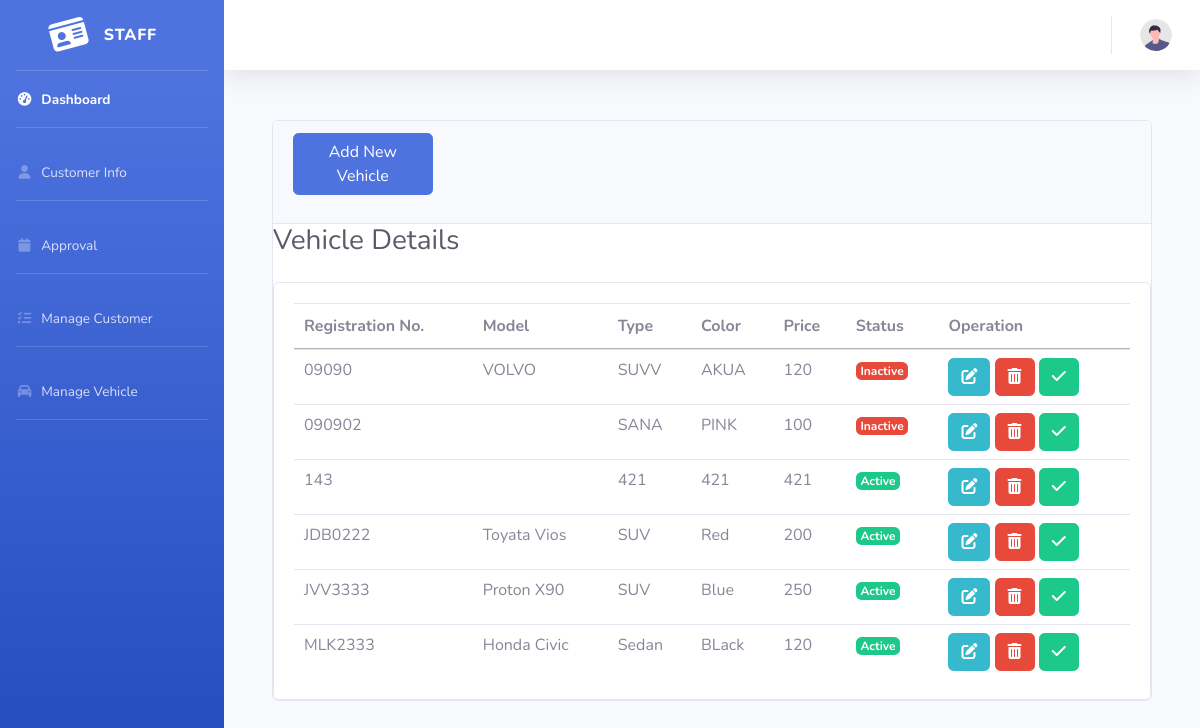
The app's page /vehicle.php (signed in) with its own data.
### tables this page shows
CREATE TABLE `tb_vehicle` (
  `v_req` varchar(10) NOT NULL,
  `v_model` varchar(50) NOT NULL,
  `v_type` varchar(20) NOT NULL,
  `v_color` varchar(20) DEFAULT NULL,
  `v_price` float NOT NULL,
  `v_status` enum('active','inactive') DEFAULT 'active'
);

### vehicle.php (the view, shortened to what this page needs)
<?php
include_once('dbconnect.php');
$sql = "SELECT * FROM tb_vehicle";
$result = mysqli_query($con, $sql);
?>
<!DOCTYPE html>
<html lang="en">
<head>
    <link rel="stylesheet" type="text/css" href="https://cdn.datatables.net/1.10.25/css/jquery.dataTables.css">
    <link rel="stylesheet" href="https://stackpath.bootstrapcdn.com/bootstrap/4.5.2/css/bootstrap.min.css">
</head>
<body>
    <div id="wrapper">
        <?php include_once 'sidebar2.php'; ?>
        <div id="content-wrapper" class="d-flex flex-column">
            <?php include_once 'topbar2.php'; ?>
            <div id="content">
                <div class="container-fluid">
                    <div class="container">
                        <div class="card card-position">
                            <div class="card-header">
                                <div class="form-group row">
                                    <form class="form-inline col-12">
                                        <a class="btn btn-primary col-2" data-bs-toggle="offcanvas" href="vehicle-add.php" role="button" aria-controls="offcanvasExample">
                                            Add New Vehicle
                                        </a>
                                    </form>
                                </div>
                            </div>
                            <h1 class="h3 mb-4 text-gray-800">Vehicle Details</h1>
                            <div class="card">
                                <div class="card-body">
                                  <table id="bookingTable" class="table table-hover dataTable">
                                        <thead>
                                            <tr>
                                                <th scope="col">Registration No.</th>
                                                <th scope="col">Model</th>
                                                <th scope="col">Type</th>
                                                <th scope="col">Color</th>
                                                <th scope="col">Price</th>
                                                <th scope="col">Status</th>
                                                <th scope="col">Operation</th>
                                            </tr>
                                        </thead>
                                        <tbody>
                                            <?php foreach ($result as $row) : ?>
                                                <tr>
                                                    <td><?php echo $row['v_req']; ?></td>
                                                    <td><?php echo $row['v_model']; ?></td>
                                                    <td><?php echo $row['v_type']; ?></td>
                                                    <td><?php echo $row['v_color']; ?></td>
                                                    <td><?php echo $row['v_price']; ?></td>
                                                    <td>
                                                        <?php if ($row['v_status'] == 'active') : ?>
                                                            <span class="badge badge-success">Active</span>
                                                        <?php else : ?>
                                                            <span class="badge badge-danger">Inactive</span>
                                                        <?php endif; ?>
                                                    </td>
                                                    <td>
                                                    <div>
 <a class='btn btn-info' href='vehiclemodify.php?id=<?php echo $row['v_req']; ?>' title='Edit' data-bs-toggle='tooltip' data-bs-placement='top'>
    <i class='fas fa-edit'></i>
</a>
<?php $v_req = $row['v_req']; ?>
<button class='btn btn-danger' onclick='confirmCancel("<?= $v_req ?>")' title='Cancel' data-bs-toggle='tooltip' data-bs-placement='top'>
    <i class='fas fa-trash-alt'></i>
</button>
<a class='btn btn-success' onclick='confirmActivate("<?= $v_req ?>")' title='Activate' data-bs-toggle='tooltip' data-bs-placement='top'>
    <i class='fas fa-check'></i>
</a>
</div>
                                                    </td>
                                                </tr>
                                            <?php endforeach; ?>
                                        </tbody>
                                    </table>
                                </div>
                            </div>
                        </div>
                    </div>
                </div>
            </div>
        </div>
    </div>
</body>
</html>

### sidebar2.php (shortened to what this page needs)
<head>
    <link href="vendor/fontawesome-free/css/all.min.css" rel="stylesheet" type="text/css">
    <link href="css/sb-admin-2.min.css" rel="stylesheet">
</head>
<div class="sidebar">
    <ul class="navbar-nav bg-gradient-primary sidebar sidebar-dark accordion" id="accordionSidebar" style="height: 100%;">
        <a class="sidebar-brand d-flex align-items-center justify-content-center" href="staffmain.php">
            <div class="sidebar-brand-icon rotate-n-15">
                <i class="fas fa-id-card"></i>
            </div>
            <div class="sidebar-brand-text mx-3">Staff</div>
        </a>
        <hr class="sidebar-divider my-0">
        <li class="nav-item active">
            <a class="nav-link" href="staffmain.php">
                <i class="fas fa-fw fa-tachometer-alt"></i>
                <span>Dashboard</span>
            </a>
        </li>
        <hr class="sidebar-divider">
        <li class="nav-item">
            <a class="nav-link" href="customer-info.php">
                <i class="fas fa-fw fa-user"></i>
                <span>Customer Info</span>
            </a>
        </li>
        <hr class="sidebar-divider">
        <li class="nav-item">
            <a class="nav-link" href="staffapproval.php">
                <i class="fas fa-fw fa-calendar"></i>
                <span>Approval</span>
            </a>
        </li>
        <hr class="sidebar-divider">
        <li class="nav-item">
            <a class="nav-link" href="staffmanage.php">
                <i class="fas fa-fw fa-tasks"></i>
                <span>Manage Customer</span>
            </a>
        </li>
        <hr class="sidebar-divider">
        <li class="nav-item">
            <a class="nav-link" href="vehicle.php">
                <i class="fas fa-fw fa-car"></i>
                <span>Manage Vehicle</span>
            </a>
        </li>
         <hr class="sidebar-divider">
    </ul>
</div>

### topbar2.php (shortened to what this page needs)
<div class="topbar">
    <nav class="navbar navbar-expand navbar-light bg-white topbar mb-4 static-top shadow">
        <ul class="navbar-nav ml-auto">
            <li class="nav-item dropdown no-arrow">
                <a class="nav-link dropdown-toggle" href="#" id="userDropdown" role="button" data-toggle="dropdown" aria-haspopup="true" aria-expanded="false">
                    <img class="img-profile rounded-circle" src="img/undraw_profile.svg">
                </a>
            </li>
        </ul>
    </nav>
</div>

### vehicle.php (style rules this page uses)
.card-position { position: relative; top: 50px; }

### records on screen
tb_vehicle: v_req "09090", v_model "VOLVO", v_type "SUVV", v_color "AKUA", v_price "120", v_status "Inactive"
tb_vehicle: v_req "090902", v_type "SANA", v_color "PINK", v_price "100", v_status "Inactive"
tb_vehicle: v_req "143", v_type "421", v_color "421", v_price "421", v_status "Active"
tb_vehicle: v_req "JDB0222", v_model "Toyata Vios", v_type "SUV", v_color "Red", v_price "200", v_status "Active"
tb_vehicle: v_req "JVV3333", v_model "Proton X90", v_type "SUV", v_color "Blue", v_price "250", v_status "Active"
tb_vehicle: v_req "MLK2333", v_model "Honda Civic", v_type "Sedan", v_color "BLack", v_price "120", v_status "Active"
